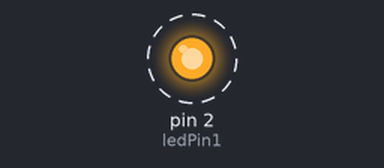
A sketch run on a simulated Arduino Uno, built with avr-gcc and run on an emulated ATmega328P. Shown: output pins drawn as LEDs (lit = HIGH). Dashed ring = blinking.

Above: at 0.5 s.
Timing chart, 0 to 4.6 s (numbered marks = the images above):
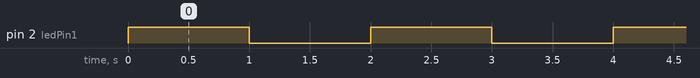

Measured:
- by itself, pin 2 (ledPin1): alternates HIGH for 1.0 s and LOW for 1.0 s

The sketch:

TesteLed.ino
```cpp
int ledPin1 = 2;


void setup() {
  // put your setup code here, to run once:
  pinMode(ledPin1, OUTPUT);
}

void loop() {
  // put your main code here, to run repeatedly:
 digitalWrite(ledPin1, HIGH);
 delay(1000);
 digitalWrite(ledPin1, LOW);
 delay(1000);
}
```
